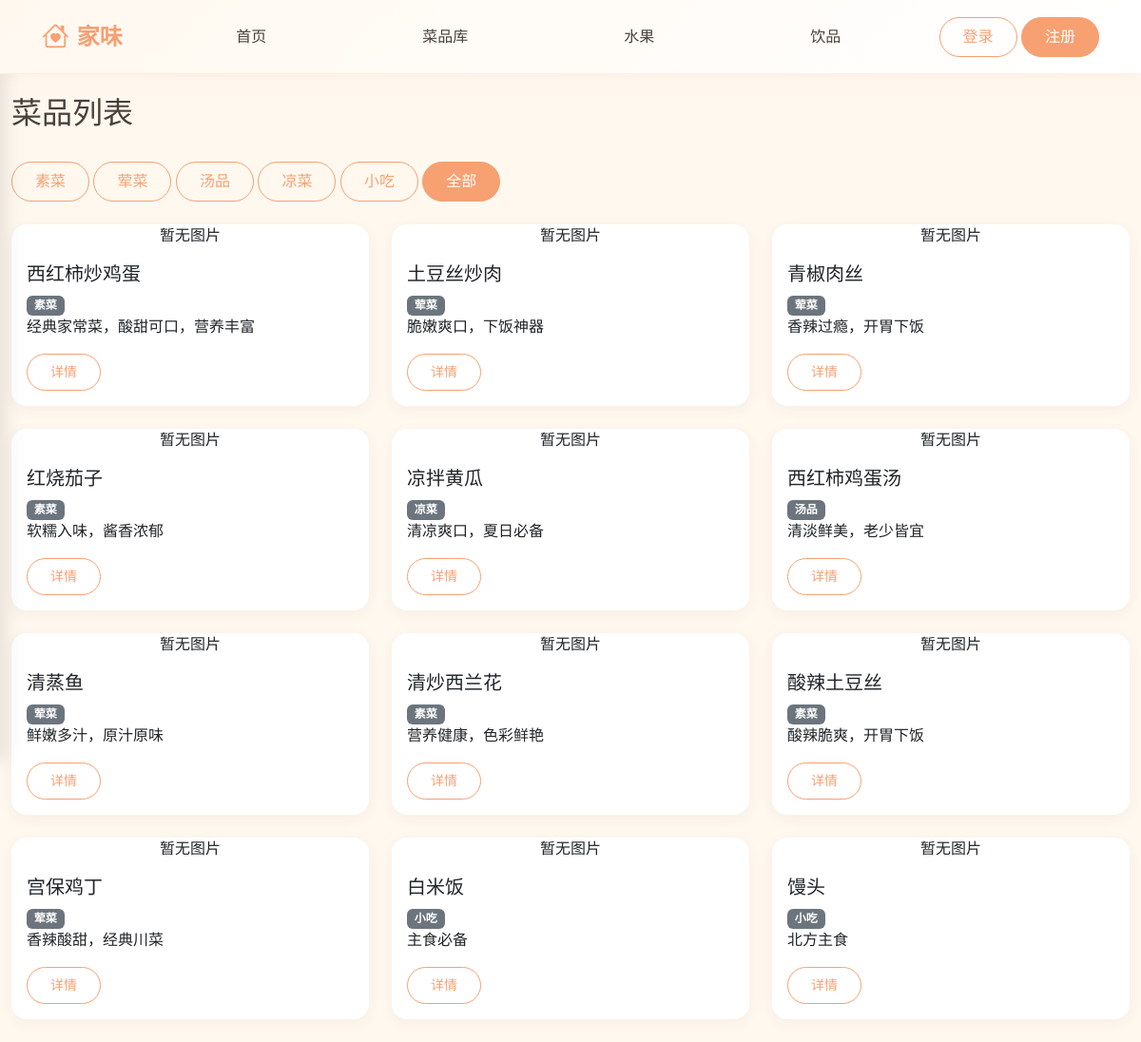
Screenshot of /dishes/ with the database file from the repository.
### core/models.py (models this page shows, shortened)
class Dish(models.Model):
    DISH_CATEGORIES = [
        ('素菜', '素菜'),
        ('荤菜', '荤菜'),
        ('汤品', '汤品'),
        ('凉菜', '凉菜'),
        ('小吃', '小吃'),
    ]
    id = models.AutoField(primary_key=True)
    name = models.CharField(max_length=50, unique=True, verbose_name='菜品名称')
    category = models.CharField(max_length=20, choices=DISH_CATEGORIES, verbose_name='分类')
    image = models.CharField(max_length=200, blank=True, null=True, verbose_name='菜品图片存储路径')
    desc = models.TextField(blank=True, null=True, verbose_name='口味、制作步骤描述')
    class Meta:
        db_table = 'dish'
        verbose_name = '菜品'
        verbose_name_plural = '菜品'

### core/views.py (the view, shortened to what this page needs)
# urls.py: path('dishes/', views.dish_list, name='dish_list'),
def dish_list(request):
    category = request.GET.get('category', '')
    if category:
        dishes = Dish.objects.filter(category=category)
    else:
        dishes = Dish.objects.all()
    dishes_with_taboo = []
    for dish in dishes:
        has_taboo, taboo_name = check_dish_has_taboo(dish)
        dishes_with_taboo.append({
            'dish': dish,
            'has_taboo': has_taboo,
            'taboo_name': taboo_name
        })
    cart_items = []
    cart = request.session.get('cart', [])
    categories = ['素菜', '荤菜', '汤品', '凉菜', '小吃']
    return render(request, 'dish_list.html', {
        'dishes': dishes_with_taboo,
        'categories': categories,
        'selected_category': category,
        'cart_items': cart_items
    })

### core/views.py (called while the page is built)
def get_all_taboo_names():
    taboos = UserTaboo.objects.all()
    return set(t.taboo_name for t in taboos)

def check_dish_has_taboo(dish):
    taboo_names = get_all_taboo_names()
    dish_materials = DishMaterial.objects.filter(dish=dish)
    for dm in dish_materials:
        if dm.material.name in taboo_names:
            return True, dm.material.name
    return False, None

### templates/dish_list.html (shortened to what this page needs)
{% extends 'base.html' %}
{% block content %}
<div class="d-flex justify-content-between align-items-center mb-4">
    <h2>菜品列表</h2>
</div>
<div class="mb-4">
    {% for cat in categories %}
    <a href="?category={{ cat }}" class="btn {% if selected_category == cat %}btn-primary{% else %}btn-outline-primary{% endif %}">{{ cat }}</a>
    {% endfor %}
    <a href="?category=" class="btn {% if not selected_category %}btn-primary{% else %}btn-outline-primary{% endif %}">全部</a>
</div>
<div class="row">
    {% for item in dishes %}
    <div class="col-md-4 col-sm-6 mb-4">
        <div class="card h-100">
            {% if item.dish.image %}
            <img src="{{ MEDIA_URL }}{{ item.dish.image }}" class="card-img-custom" alt="{{ item.dish.name }}">
            {% else %}
            <div class="card-img-custom bg-gray-200 d-flex align-items-center justify-content-center">
                <span class="text-gray-400">暂无图片</span>
            </div>
            {% endif %}
            <div class="card-body">
                <h5 class="card-title">{{ item.dish.name }}</h5>
                <span class="badge bg-secondary">{{ item.dish.category }}</span>
                <p class="card-text text-sm">{{ item.dish.desc|truncatechars:80 }}</p>
                <div class="d-flex gap-2">
                    <a href="{% url 'dish_detail' item.dish.id %}" class="btn btn-outline-primary btn-sm">详情</a>
                </div>
            </div>
        </div>
    </div>
    {% empty %}
    <p class="text-muted">暂无菜品</p>
    {% endfor %}
</div>
{% endblock %}

### templates/base.html (shortened to what this page needs)
<!DOCTYPE html>
<html lang="zh-CN">
<head>
    <link href="https://cdn.jsdelivr.net/npm/bootstrap@5.3.0/dist/css/bootstrap.min.css" rel="stylesheet">
    <link href="https://cdn.jsdelivr.net/npm/bootstrap-icons@1.10.0/font/bootstrap-icons.css" rel="stylesheet">
</head>
<body>
    <nav class="navbar navbar-expand-lg">
        <div class="container-fluid">
            <a class="navbar-brand" href="/">
                <i class="bi bi-house-heart"></i>
                <span>家味</span>
            </a>
            <div class="collapse navbar-collapse justify-content-center">
                <ul class="navbar-nav" style="width: 100%; max-width: 800px; display: flex; justify-content: space-around;">
                    <li class="nav-item text-center">
                        <a class="nav-link d-block" href="/">首页</a>
                    </li>
                    <li class="nav-item text-center">
                        <a class="nav-link d-block" href="/#dishes">菜品库</a>
                    </li>
                    <li class="nav-item text-center">
                        <a class="nav-link d-block" href="/#fruits">水果</a>
                    </li>
                    <li class="nav-item text-center">
                        <a class="nav-link d-block" href="/#drinks">饮品</a>
                    </li>
                </ul>
            </div>
            <div class="header-right">
                {% if user.is_authenticated %}
                <a href="{% url 'profile' %}" class="nav-link" style="padding: 0.5rem;">
                    <i class="bi bi-person"></i> 个人中心
                </a>
                <a href="{% url 'logout' %}" class="btn btn-outline-primary">退出登录</a>
                {% else %}
                <button onclick="showModal('login')" class="btn btn-outline-primary">登录</button>
                <button onclick="showModal('register')" class="btn btn-primary">注册</button>
                {% endif %}
            </div>
        </div>
    </nav>
    <main class="container-fluid" style="padding-top: 100px;">
        {% block content %}{% endblock %}
    </main>
</body>
</html>

### templates/base.html (style rules this page uses)
:root { --primary-color: #F7A072; --bg-color: #FFF8EF; --green-color: #94B49F; --danger-color: #E07272; --text-color: #4A403A; --text-light: #88807A; }
body { font-family: "Microsoft YaHei", "PingFang SC", "Source Han Sans SC", sans-serif; background-color: var(--bg-color); color: var(--text-color); margin: 0; padding: 0; min-height: 100vh; }
.navbar { background: linear-gradient(135deg, #FFF8EF 0%, #FFFFFF 100%); box-shadow: 0 2px 10px rgba(247, 160, 114, 0.1); padding: 0.75rem 2rem; position: fixed; top: 0; left: 0; right: 0; z-index: 9999; border-bottom: 1px solid rgba(247, 160, 114, 0.15); width: 100%; box-sizing: border-box; }
.navbar-brand { font-size: 1.5rem; font-weight: bold; color: var(--primary-color); display: flex; align-items: center; gap: 8px; }
.navbar-brand i { font-size: 1.8rem; }
.nav-link { color: var(--text-color); font-weight: 500; padding: 0.5rem 1rem; margin: 0 0.25rem; border-radius: 20px; transition: all 0.3s ease; }
.btn-primary { background-color: var(--primary-color); border-color: var(--primary-color); color: white; border-radius: 25px; padding: 0.5rem 1.5rem; font-weight: 500; transition: all 0.3s ease; }
.btn-outline-primary { border-color: var(--primary-color); color: var(--primary-color); border-radius: 25px; padding: 0.5rem 1.5rem; font-weight: 500; transition: all 0.3s ease; }
.card { background: white; border-radius: 16px; border: none; box-shadow: 0 4px 15px rgba(74, 64, 58, 0.05); overflow: hidden; transition: all 0.3s ease; }

### rows the page displays
Dish: shows "暂无图片", dish.name "西红柿炒鸡蛋", dish.category "素菜", dish.desc "经典家常菜，酸甜可口，营养丰富"
Dish: shows "暂无图片", dish.name "土豆丝炒肉", dish.category "荤菜", dish.desc "脆嫩爽口，下饭神器"
Dish: shows "暂无图片", dish.name "青椒肉丝", dish.category "荤菜", dish.desc "香辣过瘾，开胃下饭"
Dish: shows "暂无图片", dish.name "红烧茄子", dish.category "素菜", dish.desc "软糯入味，酱香浓郁"
Dish: shows "暂无图片", dish.name "凉拌黄瓜", dish.category "凉菜", dish.desc "清凉爽口，夏日必备"
Dish: shows "暂无图片", dish.name "西红柿鸡蛋汤", dish.category "汤品", dish.desc "清淡鲜美，老少皆宜"
Dish: shows "暂无图片", dish.name "清蒸鱼", dish.category "荤菜", dish.desc "鲜嫩多汁，原汁原味"
Dish: shows "暂无图片", dish.name "清炒西兰花", dish.category "素菜", dish.desc "营养健康，色彩鲜艳"
Dish: shows "暂无图片", dish.name "酸辣土豆丝", dish.category "素菜", dish.desc "酸辣脆爽，开胃下饭"
Dish: shows "暂无图片", dish.name "宫保鸡丁", dish.category "荤菜", dish.desc "香辣酸甜，经典川菜"
Dish: shows "暂无图片", dish.name "白米饭", dish.category "小吃", dish.desc "主食必备"
Dish: shows "暂无图片", dish.name "馒头", dish.category "小吃", dish.desc "北方主食"

### other values shown
{{ cat }} "素菜" "荤菜" "汤品" "凉菜" "小吃"
